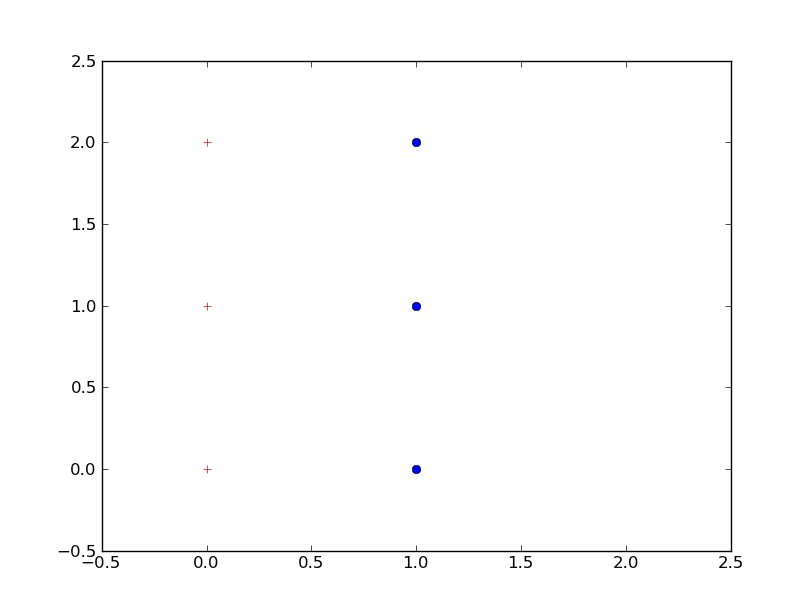

This figure's Python source:
import numpy as np
import matplotlib.pyplot as plt

x1 = np.array([0, 0, 0])
y1 = np.array([0, 1, 2])

x2 = np.array([1, 1, 1])
y2 = np.array([0, 1, 2])

plt.plot(x1, y1, "r+", x2, y2, 'bo')
plt.axis([-0.5, 2.5, -0.5, 2.5])
plt.show()
